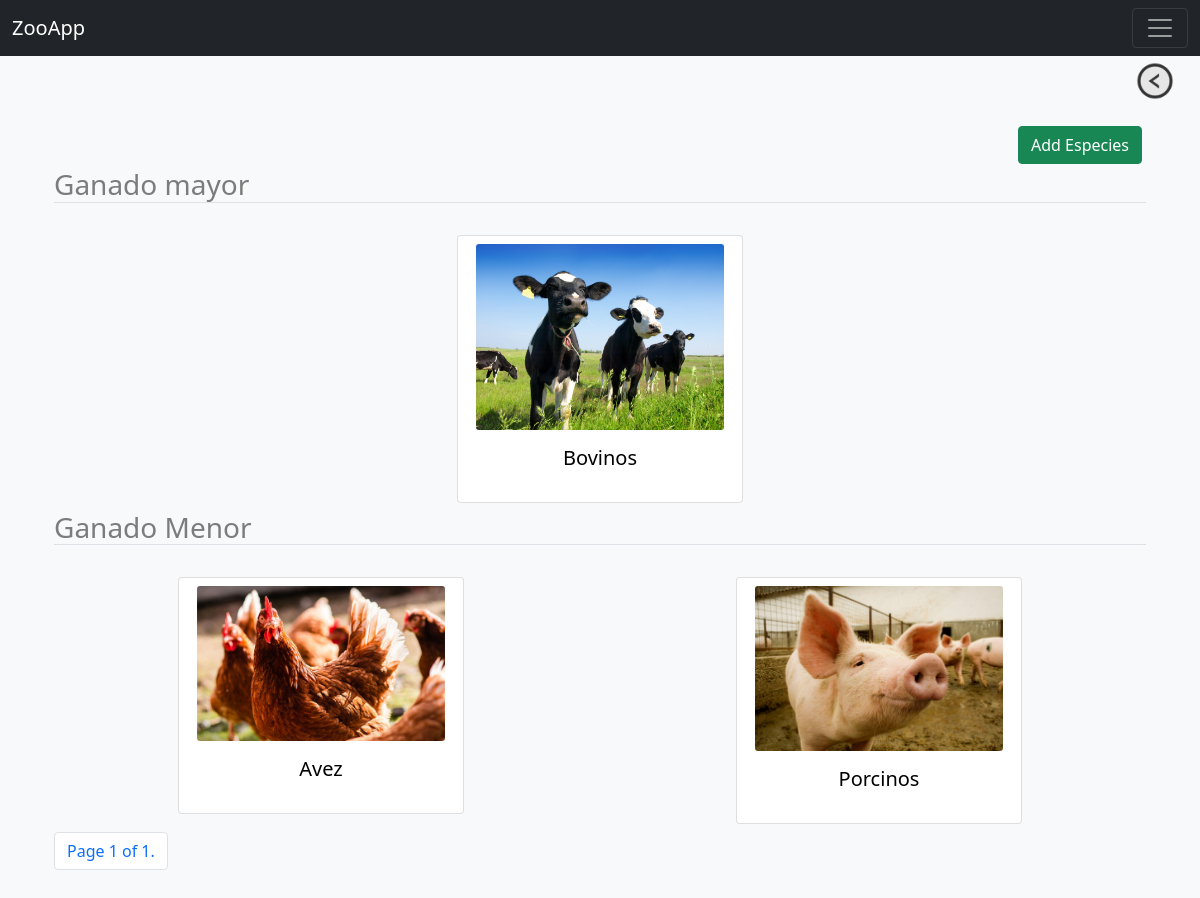
The app's page /Home_page_animals (signed in) with its own data.
### Api_grup_all/models.py (models this page shows, shortened)
class GrupoAnimals(models.Model):
    idGrup = models.AutoField(primary_key=True)
    grupo = models.CharField(max_length= 100, blank = True, unique= False)
    foto = models.ImageField(upload_to ="Grupo" , blank= False, unique=False)
    activo = models.BooleanField(default=False)
    class Meta:
        verbose_name_plural= "Grupos"

class ListAnimalGrupos(models.Model):
    idAnimalList = models.AutoField(primary_key=True)
    AnimalList= models.CharField(max_length= 100, blank=False, unique= False)
    foto= models.ImageField(upload_to ="Lista_De_Animales", blank= False, unique=False)
    PGRUPO=models.ForeignKey(GrupoAnimals, on_delete= models.CASCADE, blank= True)
    activo = models.BooleanField(default=False)
    class Meta:
        verbose_name_plural= "Lista de Especie"
        ordering = ['PGRUPO']

### views_templates/baseview.py (the view)
# urls.py: path("Home_page_animals", Admin_page_animales_grupos.as_view(), name="home_animals_grupo"),
class Admin_page_animales_grupos(PermissionRequiredMixin,ListView):
    permission_required= (
        'Api_grup_all.view_grupoanimals'
    )
    template_name= "page_all/list_animals_group.html"
    model = ListAnimalGrupos
    def dispatch(self, request, *args, **kwargs):
        if request.user.is_authenticated:
            try:
                grupoanimals = GrupoAnimals.objects.all()
                grupo = ListAnimalGrupos.objects.all()
                page_number = request.GET.get('page')
                paginator= Paginator(grupo, 12)
                page_obj = paginator.get_page(page_number)
                data= {
                "grupos": grupo,
                "pages":page_obj,
                "grupoAnimalas":grupoanimals
                }
                return render(request, "page_all/list_animals_group.html", data)
            except ListAnimalGrupos.DoesNotExist:
                messages.success(request,'Error: la ruta no existe ')
                return redirect('home')
        return redirect('home')

### views_templates/Templates/page_all/list_animals_group.html (shortened to what this page needs)
{% extends 'base_class.html' %}
{% load static %}
{% block list_view %}
<div class="container justify-content-sm-center">
  <div class=" d-flex p-1 justify-content-end align-content-end">
    <a href="{% url 'add_especies' %}" class="btn btn-success">Add Especies</a>
  </div>
    {% for g_id in grupoAnimalas %}
    <p class="h3 text-black-50 fa-bold border-bottom ">{{g_id.grupo}}</p>
    <div class="row row-cols-2">
      {% for grupo in pages %}
          {% if grupo.PGRUPO.idGrup == g_id.idGrup %}
          <div class="col-sm py-2 g-3 w-100">
            <div class="container-lg px-1 text-center"style="width:290px;">
                <div class="row gx-1 row-cols-1 " style="">
                    <div class="card text-center">
                        <a href="{% url 'select_species' grupo.idAnimalList %}" class="nav-link ">
                        <div class="row g-0">
                          <div class="col-md-8 w-100">
                            <img src="{{ grupo.foto.url }}" class="card-img w-100 h-100" alt="...">
                          </div>
                          <div class="col">
                            <div class="card-body text-center">
                              <h5 class="card-title">{{ grupo.AnimalList }}</h5>
                            </div>
                          </div>
                        </div></a>
                      </div>
                </div>
              </div>
        </div>
          {% endif %}
  {% endfor %}
    </div>
     {% endfor %}
    <div class="pagination">
        <nav aria-label="...">
      <ul class="pagination">
            <li class="page-item">
              <p class="page-link">
                  Page {{ pages.number }} of {{ pages.paginator.num_pages }}.
               </p>
              </li>
      </ul>
    </nav>
    </div>
  </div>
{% endblock %}

### views_templates/static/css/body.css (style rules this page uses)
* { color: black; }

### records on screen
GrupoAnimals: grupo "Ganado mayor"
ListAnimalGrupos: foto (picture), AnimalList "Bovinos"
GrupoAnimals: grupo "Ganado Menor"
ListAnimalGrupos: foto (picture), AnimalList "Avez"
ListAnimalGrupos: foto (picture), AnimalList "Porcinos"

### other values on screen
{{ pages.number }} "1"
{{ pages.paginator.num_pages }} "1"
